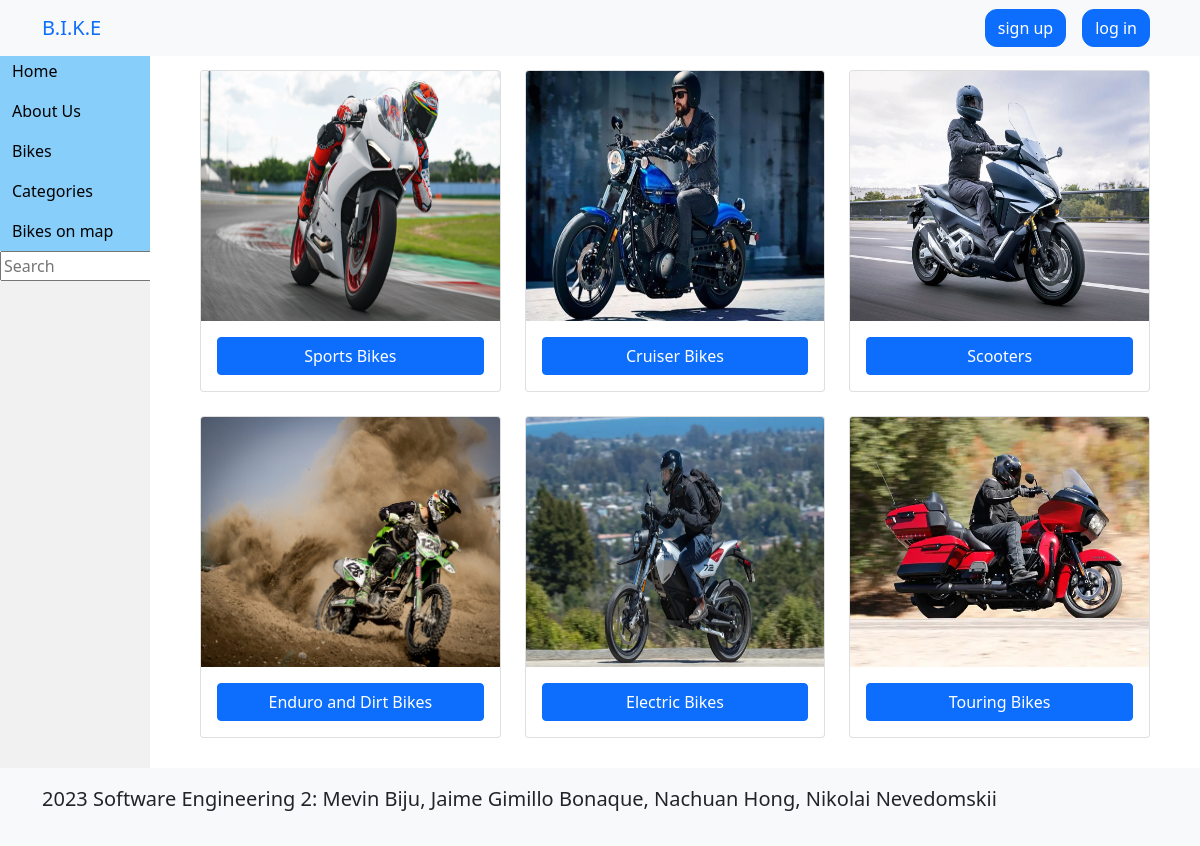
Page /categories/ on the committed database.
### bike/models.py (models this page shows, shortened)
class Category(models.Model):
    name = models.CharField(max_length=255, db_index=True)
    slug = models.SlugField(max_length=255, unique=True)
    image = models.ImageField(upload_to='categories/')
    class Meta:
        verbose_name_plural = 'Categories'

### bike/views.py (the view)
# urls.py: path('categories/', views.category_list, name='category_list'),
def category_list(request):
    categories = Category.objects.all()
    return render(request, 'category_list.html', {'categories': categories})

### templates/category_list.html (shortened to what this page needs)
{% extends 'base.html' %}
{% block content %}
     <div class="row row-cols-1 row-cols-md-2 row-cols-lg-3 g-4">
  {% for category in categories %}
    <div class="col">
      <div class="card h-100">
        <div class="card-body d-flex flex-column justify-content-end">
          <a href="{{ category.slug }}" class="btn btn-primary stretched-link">{{ category.name }}</a>
        </div>
      </div>
    </div>
  {% endfor %}
  </div>
{% endblock %}

### static/css/base.css (style rules this page uses)
html,body { width: 100%; height: 100%; margin: 0; padding: 0; overflow-x: hidden; }

### rows in the picture
Category: name "Sports Bikes"
Category: name "Cruiser Bikes"
Category: name "Scooters"
Category: name "Enduro and Dirt Bikes"
Category: name "Electric Bikes"
Category: name "Touring Bikes"
